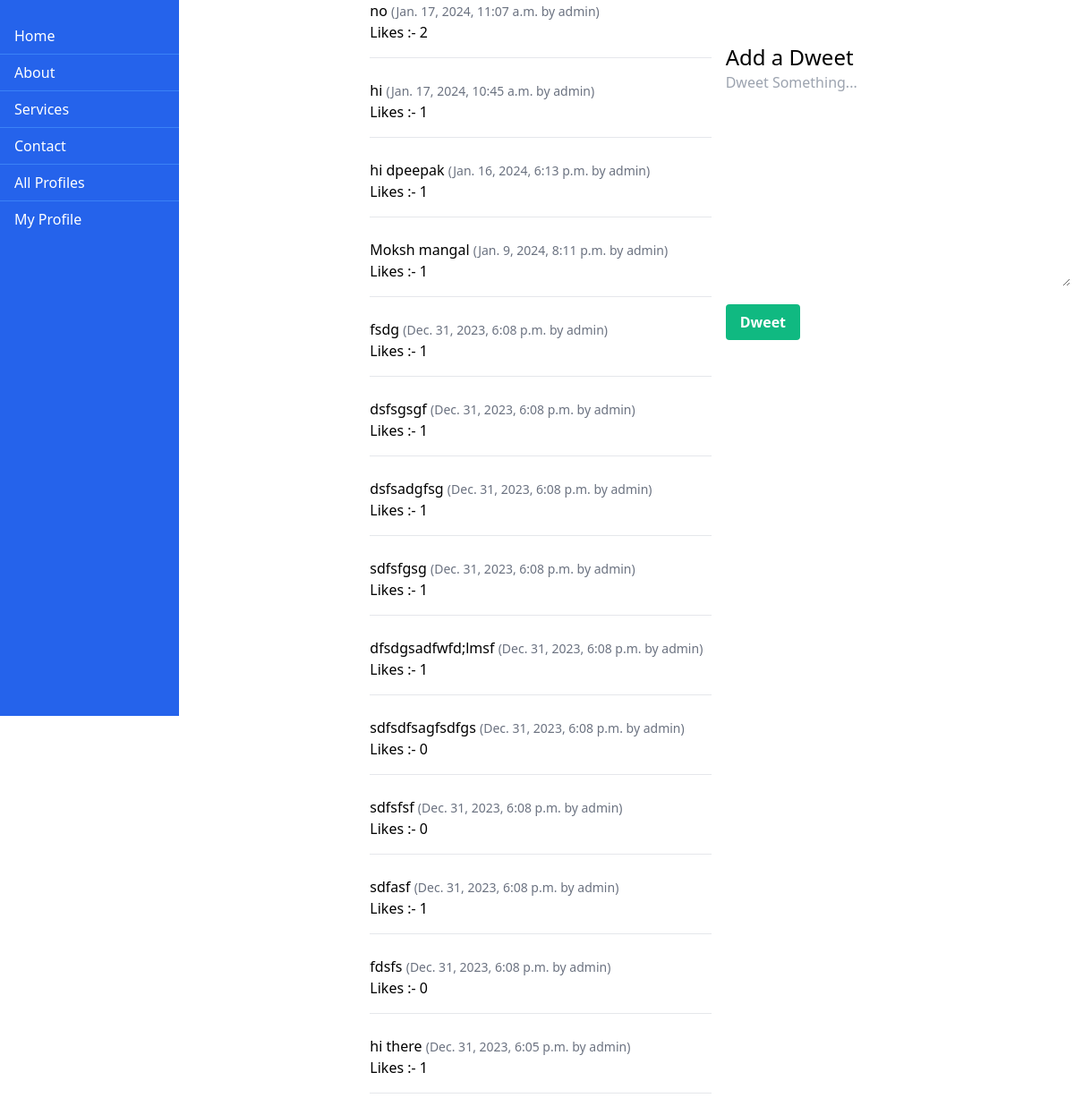
The page /dashboard/ (signed in) on the database its author committed.
### dwitter/models.py (models this page shows, shortened)
class Dweet(models.Model):
    user = models.ForeignKey(
        User, related_name="dweets", on_delete=models.CASCADE
    )
    body = models.CharField(max_length=140)
    created_at = models.DateTimeField(auto_now_add=True)
    likes = models.ManyToManyField(User, related_name='blog_posts')
    def total_likes(self):
        return self.likes.count()

### dwitter/views.py (the view)
# urls.py: path("dashboard/", dashboard, name="dashboard"),
@login_required(login_url='dwitter:login')
def dashboard(request):  # sourcery skip: use-named-expression
    form = DweetForm(request.POST or None)
    if request.method == "POST" and form.is_valid():
        dweet = form.save(commit = False)
        dweet.user = request.user
        dweet.save()
        return redirect("dwitter:dashboard")
    followed_dweets = Dweet.objects.filter(
        user__profile__in = request.user.profile.follows.all()
    ).order_by("-created_at")
    return render(request, "dwitter/dashboard.html", {"form" : form , "dweets" : followed_dweets})

### dwitter/forms.py
class DweetForm(forms.ModelForm):
    body = forms.CharField(
        required=True,
        widget = forms.widgets.Textarea(
            attrs = {
                "placeholder" : "Dweet Something...",
                "class" : "textarea is-success is-medium",
            }
        ),
        label = "",
        )
    class Meta:
        model = Dweet # explains which model is associated with the class
        exclude = ("user","likes" )

### dwitter/templates/dwitter/dashboard.html (shortened to what this page needs)
{% extends 'base.html' %}
{% block content %}
<div class="grid grid-cols-3 gap-4">
    <div class="flex justify-between">
        <div class="bg-blue-600 text-white h-screen w-1/6  top-0 left-0 overflow-y-auto pt-5 fixed">
            <a href="{% url 'dwitter:dashboard' %}" class="block py-2 px-4 hover:bg-blue-500 border-b border-blue-500">Home</a>
            <a href="#about" class="block py-2 px-4 hover:bg-blue-500 border-b border-blue-500">About</a>
            <a href="#services" class="block py-2 px-4 hover:bg-blue-500 border-b border-blue-500">Services</a>
            <a href="#contact" class="block py-2 px-4 hover:bg-blue-500 border-b border-blue-500">Contact</a>
            <a href="{% url 'dwitter:profile_list' %}" class="block py-2 px-4 hover:bg-blue-500 border-b border-blue-500">All Profiles</a>
            <a href="{% url 'dwitter:profile' request.user.profile.id %}" class="block py-2 px-4 hover:bg-blue-500">My Profile</a>
        </div>
    </div>
    <div class="flex-1 ml-2">
        {% for dweet in dweets %}
            <div class="box mb-4">
                <a href="{% url 'dwitter:dweet_discription' dweet.id %}">{{dweet.body}}</a>
                <span class="text-sm text-gray-500">
                    ({{ dweet.created_at }} by {{ dweet.user.username }})
                </span>
                <p>Likes :- {{ dweet.total_likes }}</p>
            </div>
            <hr>
            <br/>
        {% endfor %}
    </div>
    <div class="mt-8">
        <div class="mt-4">
            <div class="block">
                <h2 class="text-2xl">Add a Dweet</h2>
            </div>
            <div class="block">
                <form method="post">
                    {{ form.as_p }}
                    <button class="bg-green-500 hover:bg-green-600 text-white font-bold py-2 px-4 mt-5 rounded"
                            type="submit">Dweet
                    </button>
                </form>
            </div>
        </div>
    </div>
</div>
{% endblock content %}

### dwitter/templates/base.html (style rules this page uses)
body, html { margin: 0; padding: 0; }

### rows shown on the page
Dweet: body "no", created_at "Jan. 17, 2024, 11:07 a.m.", user.username "admin", total_likes "2"
Dweet: body "hi", created_at "Jan. 17, 2024, 10:45 a.m.", user.username "admin", total_likes "1"
Dweet: body "hi dpeepak", created_at "Jan. 16, 2024, 6:13 p.m.", user.username "admin", total_likes "1"
Dweet: body "Moksh mangal", created_at "Jan. 9, 2024, 8:11 p.m.", user.username "admin", total_likes "1"
Dweet: body "fsdg", created_at "Dec. 31, 2023, 6:08 p.m.", user.username "admin", total_likes "1"
Dweet: body "dsfsgsgf", created_at "Dec. 31, 2023, 6:08 p.m.", user.username "admin", total_likes "1"
Dweet: body "dsfsadgfsg", created_at "Dec. 31, 2023, 6:08 p.m.", user.username "admin", total_likes "1"
Dweet: body "sdfsfgsg", created_at "Dec. 31, 2023, 6:08 p.m.", user.username "admin", total_likes "1"
Dweet: body "dfsdgsadfwfd;lmsf", created_at "Dec. 31, 2023, 6:08 p.m.", user.username "admin", total_likes "1"
Dweet: body "sdfsdfsagfsdfgs", created_at "Dec. 31, 2023, 6:08 p.m.", user.username "admin", total_likes "0"
Dweet: body "sdfsfsf", created_at "Dec. 31, 2023, 6:08 p.m.", user.username "admin", total_likes "0"
Dweet: body "sdfasf", created_at "Dec. 31, 2023, 6:08 p.m.", user.username "admin", total_likes "1"
Dweet: body "fdsfs", created_at "Dec. 31, 2023, 6:08 p.m.", user.username "admin", total_likes "0"
Dweet: body "hi there", created_at "Dec. 31, 2023, 6:05 p.m.", user.username "admin", total_likes "1"
